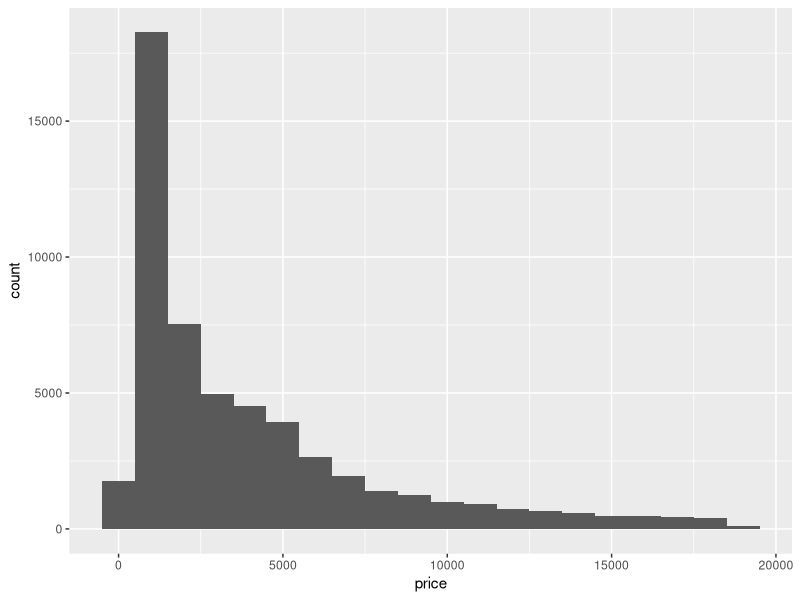
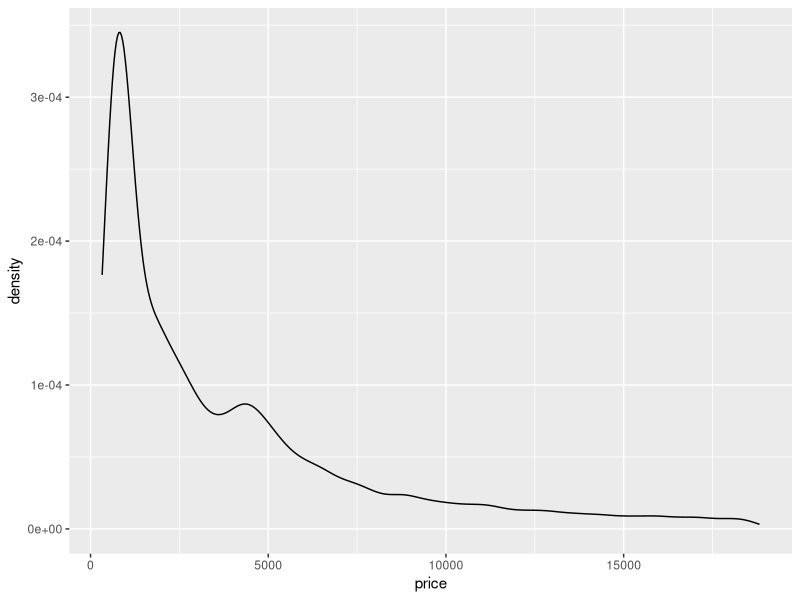
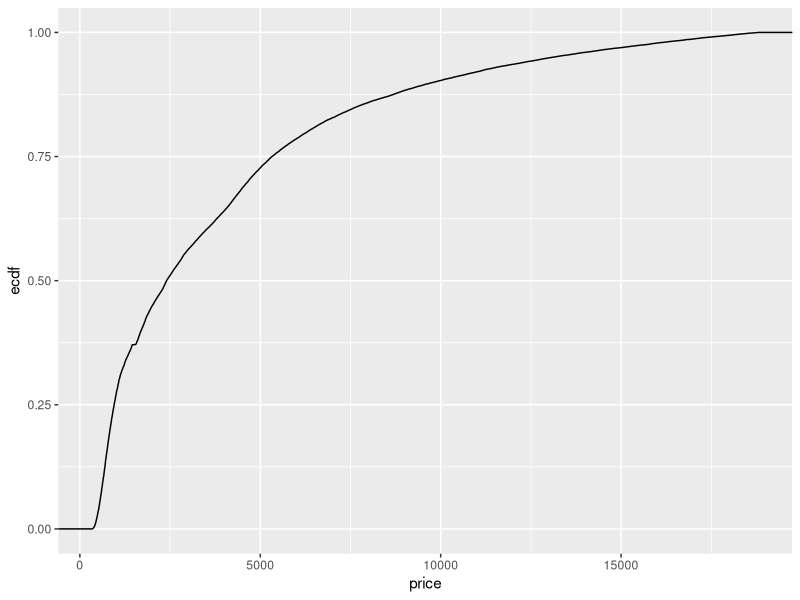
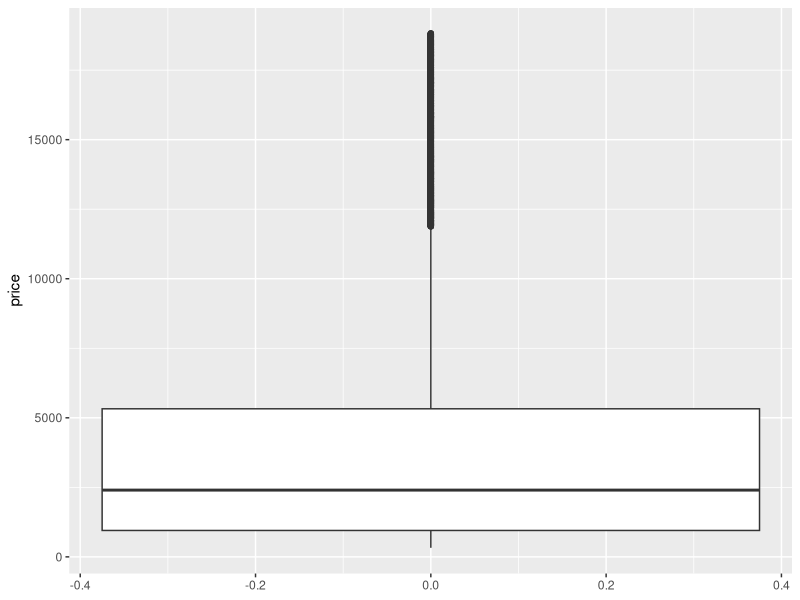
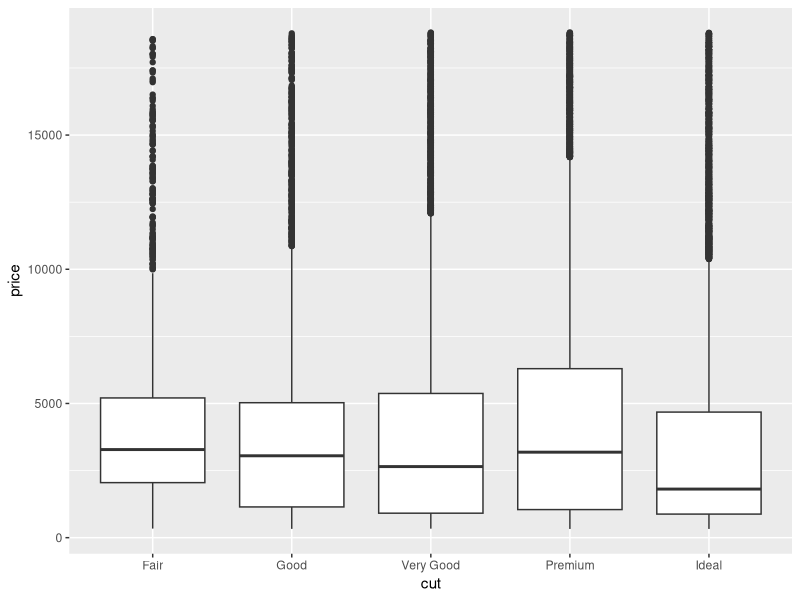
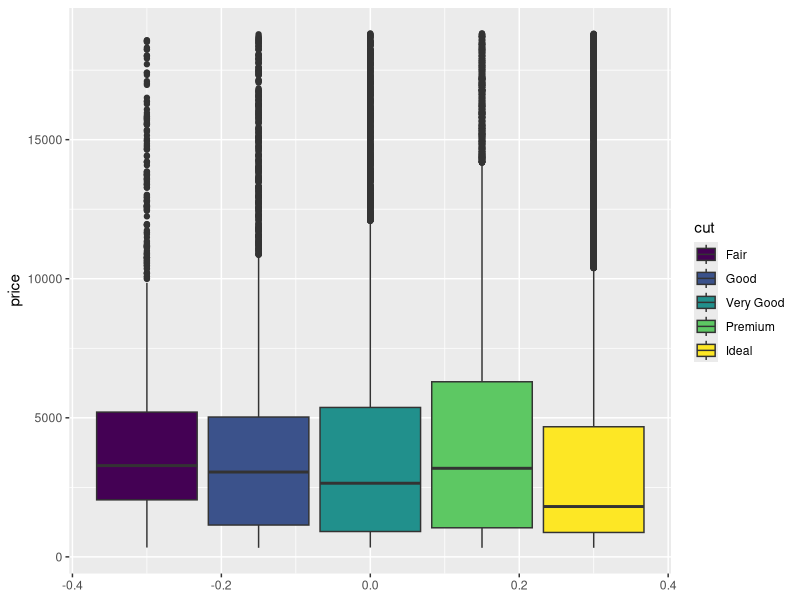
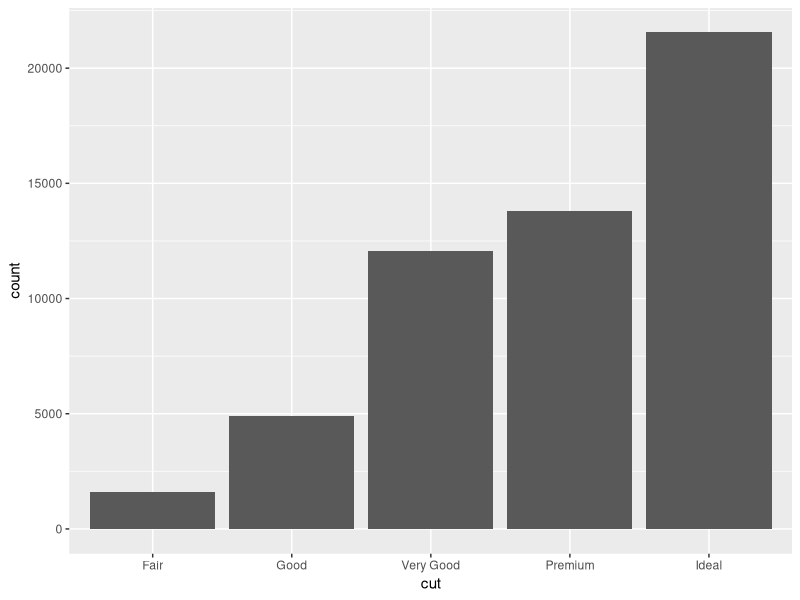
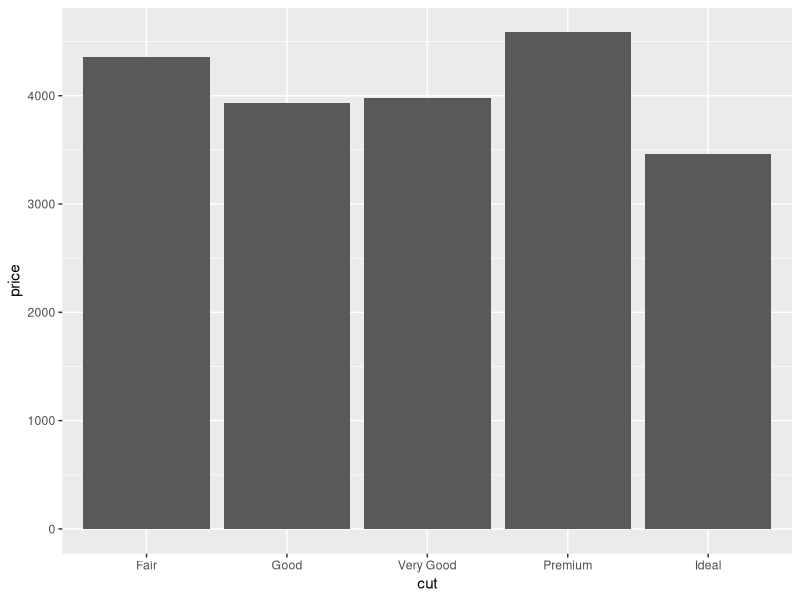

Recreate these plots in R, in order.
## ---- chunk 1
#| name: libraries
library(dplyr, warn.conflicts = FALSE, quietly = TRUE)
library(ggplot2, warn.conflicts = FALSE, quietly = TRUE)
colnames(diamonds)
## ---- chunk 2
#| name: structure
#| echo: false
str(diamonds)
## ---- chunk 3
#| name: histo-price
ggplot(data = diamonds) + geom_histogram(mapping = aes(x = price), binwidth = 1000)
## ---- chunk 4
#| name: histo-price-density
ggplot(data = diamonds) + geom_density(mapping = aes(x = price))
## ---- chunk 5
#| name: histo-price-cumulative-density
ggplot(data = diamonds) + geom_density(mapping = aes(x = price), stat = "ecdf")
## ---- chunk 6
#| name: histo-price
ggplot(data = diamonds) + geom_boxplot(mapping = aes( y = price)) 
## ---- chunk 7
#| name: boxplots_compared1
ggplot(data = diamonds) + geom_boxplot(mapping = aes(y = price,  x = cut)) 
## ---- chunk 8
#| name: boxplots_compared2
ggplot(data = diamonds) + geom_boxplot(mapping = aes( y = price, fill = cut)) 
## ---- chunk 9
#| name: barplot_counts
ggplot(data = diamonds) + geom_bar(mapping = aes(x = cut), stat = "count") 
## ---- chunk 10
#| name: barplot_statsummary
ggplot(data = diamonds) + geom_bar(mapping = aes(x = cut, y = price), 
           stat = "summary", fun = mean) # note where to (not) write quotes 

## ---- chunk 11
#| name: bar_stack
ggplot(data = diamonds) + 
  geom_bar(mapping = aes(x = cut, fill = clarity), position = "stack")
# default
## ---- chunk 12
#| name: bar_fill
ggplot(data = diamonds) + 
  geom_bar(mapping = aes(x = cut, fill = clarity), position = "fill")
## ---- chunk 13
#| name: bar_dodge
ggplot(data = diamonds) + 
  geom_bar(mapping = aes(x = cut, fill = clarity), position = "dodge")
## ---- chunk 14
#| name: scatterplot
biggest_diamonds <- slice_max(diamonds, order_by = depth, n = 40)
ggplot(data = biggest_diamonds) + 
  geom_point(mapping = aes(x = depth, y = table) )
## ---- chunk 15
#|  name: alpha
ggplot(biggest_diamonds) + 
  geom_point(aes(x = depth, 
                 y = table), 
             alpha = 0.3)
## ---- chunk 16
#| name: jitter
set.seed(2525) # reproducible random numbers
ggplot(biggest_diamonds) + 
  geom_point(aes(x = depth, 
                 y = table), position = "jitter")
## ---- chunk 17
#| name: hex
ggplot(data = diamonds) + geom_hex(aes(x = depth, y = table),  binwidth = 2)
## ---- chunk 18
#| name: gam
#| message: false
set.seed(559900)
diamonds_sample <- sample_n(tbl = diamonds, size = 1000) 
ggplot(data = diamonds_sample) + 
  geom_smooth(aes(x = depth, y = table), method = "gam", se = TRUE, formula = y~x )
## ---- chunk 19
#| name: lm
#| message: false
ggplot(data = diamonds_sample) + 
  geom_smooth(aes(x = depth, y = table), method = "lm", se = TRUE, formula = y~x )
## ---- chunk 20
#| name: geom_count
ggplot(data = diamonds, mapping = aes(x = clarity, y = color)) + 
  geom_count( )
## ---- chunk 21
#| name: combine_geoms
ggplot(data = diamonds_sample, mapping = aes(x = depth, y = table)) + 
  geom_smooth( method = "lm", se = TRUE, formula = y~x ) +
  geom_point(alpha = 0.2, position = "jitter")
## ---- chunk 22
#| name: labels
ggplot(diamonds, aes(x = cut)) +
  geom_bar() +
  geom_text(
    aes(label = after_stat(count)),
    stat = "count",
    vjust = -0.1,# sligthly above the bar 
    color = "seagreen"
  ) 
## ---- chunk 23
#| name: facet_wrap
ggplot(data = diamonds) + 
  geom_smooth(mapping = aes(x = carat, y = price, color = color),
              method = "lm", formula = y ~ x) + 
  facet_wrap(~ clarity, ncol = 4)
## ---- chunk 24
#| name: facet_grid
ggplot(data = diamonds) + geom_boxplot(aes(y = price, fill = cut)) +
  facet_grid(color ~ clarity)
  
